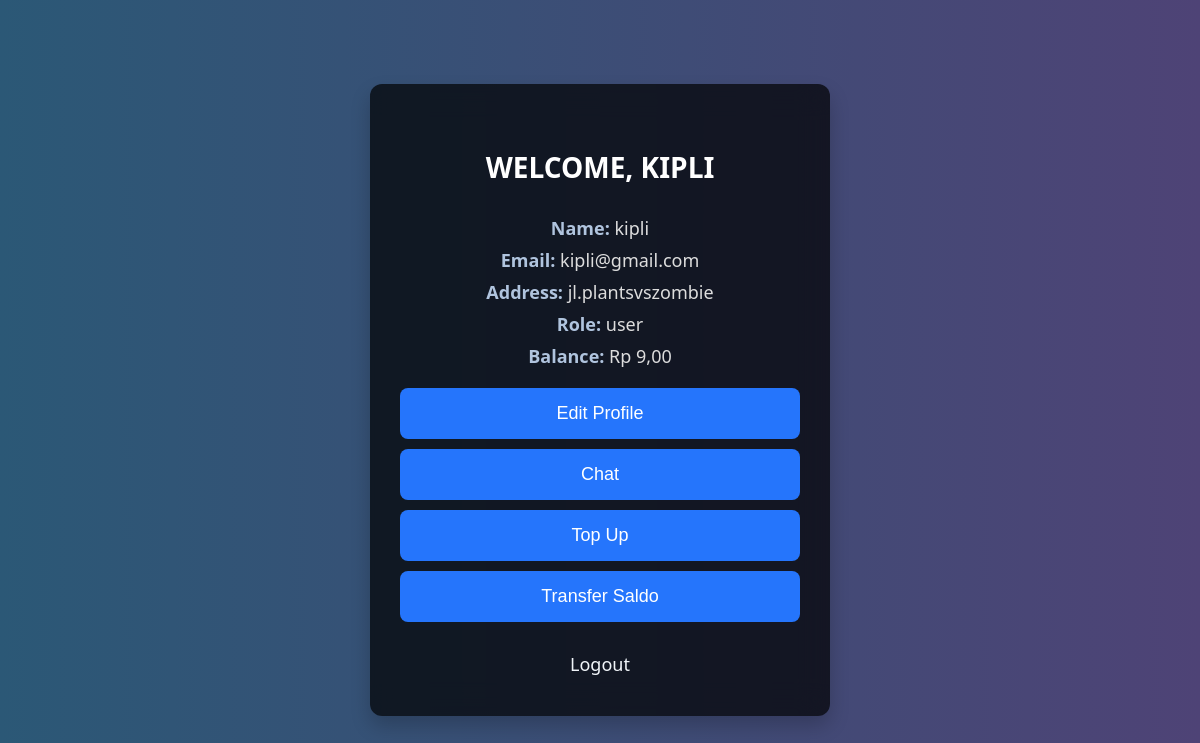
Page /dashboard.php (signed in) on the committed database.
### tables this page shows
CREATE TABLE `users` (
  `id` int(11) NOT NULL AUTO_INCREMENT,
  `nama` varchar(100) NOT NULL,
  `username` varchar(50) NOT NULL,
  `email` varchar(100) NOT NULL,
  `password` varchar(255) NOT NULL,
  `alamat` text NOT NULL,
  `role` enum('admin','user') NOT NULL DEFAULT 'user',
  PRIMARY KEY (`id`),
  UNIQUE KEY `username` (`username`),
  UNIQUE KEY `email` (`email`)
);

CREATE TABLE `user_balance` (
  `id` int(11) NOT NULL AUTO_INCREMENT,
  `user_id` int(11) NOT NULL,
  `balance` decimal(10,2) NOT NULL DEFAULT 1.00,
  PRIMARY KEY (`id`),
  KEY `user_id` (`user_id`),
  CONSTRAINT `user_balance_ibfk_1` FOREIGN KEY (`user_id`) REFERENCES `users` (`id`) ON DELETE CASCADE
);

### dashboard.php (the view, shortened to what this page needs)
<?php
include 'db.php';
$username = $_SESSION['username'];
$sql = "SELECT * FROM users WHERE username=?";
$stmt = $conn->prepare($sql);
$stmt->bind_param("s", $username);
$stmt->execute();
$result = $stmt->get_result();
if ($result->num_rows > 0) {
    $user = $result->fetch_assoc();
} else {
    echo "User not found!";
    exit();
}
$balance_sql = "SELECT balance FROM user_balance WHERE user_id = ?";
$balance_stmt = $conn->prepare($balance_sql);
$balance_stmt->bind_param("i", $user['id']);
$balance_stmt->execute();
$balance_result = $balance_stmt->get_result();
if ($balance_result->num_rows > 0) {
    $balance_row = $balance_result->fetch_assoc();
    $user_balance = $balance_row['balance'];
} else {
    $user_balance = 0.00;
}
?>
<!DOCTYPE html>
<html lang="en">
<head>
    <link rel="stylesheet" href="./styles/dashboard.css">
</head>
<body>
    <div class="dashboard-container">
        <h2>Welcome, <?php echo htmlspecialchars($user['username']); ?></h2>
        <div class="profile-info">
            <p><label>Name:</label> <?php echo htmlspecialchars($user['nama']); ?></p>
            <p><label>Email:</label> <?php echo htmlspecialchars($user['email']); ?></p>
            <p><label>Address:</label> <?php echo htmlspecialchars($user['alamat']); ?></p>
            <p><label>Role:</label> <?php echo htmlspecialchars($user['role']); ?></p>
            <p><label>Balance:</label> Rp <?php echo number_format($user_balance, 2, ',', '.'); ?></p>
        </div>
        <button onclick="window.location.href='edit_profile.php'">Edit Profile</button>
        <button onclick="window.location.href='./chat/chat_list.php'">Chat</button>
        <button onclick="window.location.href='topup.php'">Top Up</button>
        <button onclick="window.location.href='transfer.php'">Transfer Saldo</button>
        <a class="logout" href="logout.php">Logout</a>
    </div>
</body>
</html>

### styles/dashboard.css (style rules this page uses)
body { font-family: 'Segoe UI', Tahoma, Geneva, Verdana, sans-serif; background: linear-gradient(to right, #2b5876, #4e4376); margin: 0; padding: 0; display: flex; justify-content: center; align-items: center; height: 100vh; color: #fff; }
.dashboard-container { background-color: rgba(0, 0, 0, 0.7); border-radius: 12px; box-shadow: 0 10px 20px rgba(0, 0, 0, 0.2); padding: 40px 30px; width: 400px; text-align: center; backdrop-filter: blur(15px); transition: all 0.3s ease; }
.dashboard-container h2 { margin-bottom: 30px; font-size: 28px; color: #fff; text-transform: uppercase; }
.dashboard-container .profile-info { margin-bottom: 20px; font-size: 18px; color: #ddd; }
.dashboard-container .profile-info p { margin: 8px 0; }
.dashboard-container .profile-info label { font-weight: bold; color: #b0c4de; }
.dashboard-container button { width: 100%; padding: 15px; background-color: #2575fc; color: #fff; border: none; border-radius: 8px; cursor: pointer; font-size: 18px; transition: all 0.3s ease; margin-bottom: 10px; }
.logout { display: inline-block; margin-top: 20px; font-size: 18px; text-decoration: none; color: #f0f4f8; }

### rows in the picture
users: username "KIPLI", nama "kipli", email "kipli@gmail.com", alamat "jl.plantsvszombie", role "user"
user_balance: balance "9,00"
